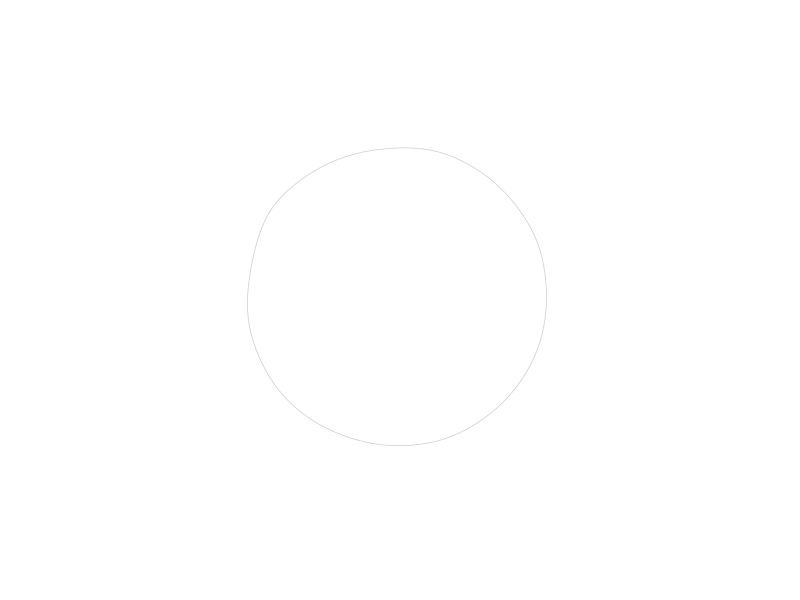
Frame 1 (no input)
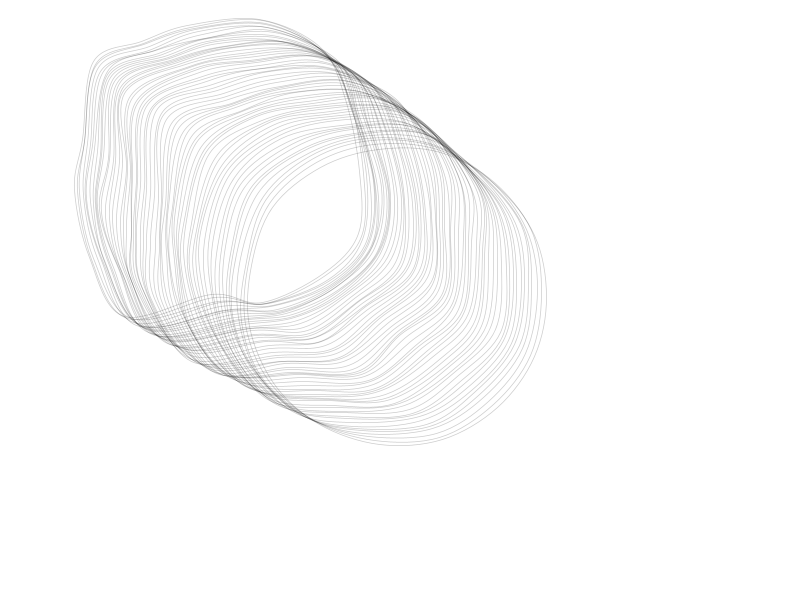
Frame 60 (the mouse pressed at the canvas centre just before this capture)
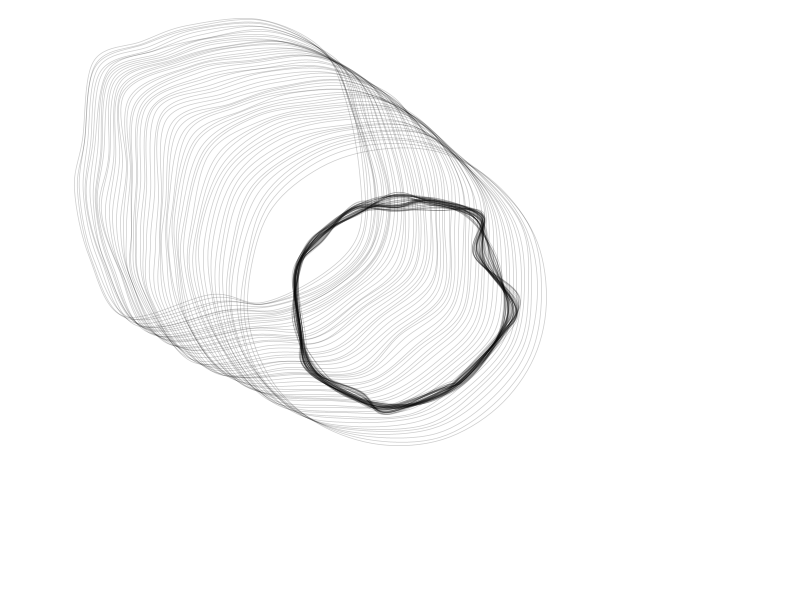
Frame 120 (the mouse held since frame 60 and released just before this capture)

The Processing sketch that drew these frames (run headless with seeded random() and noise(); from frame 60 on, the mouse is pressed at the canvas centre):

// Processing sketch: henze_ambushes_example
// ── henze_ambushes_example.pde
// Parts of this example has been adapted from P_2_2_3_02_TABLET
// from http://www.generative-gestaltung.de
//import generativedesign.*;

int circleResolution = 15;
float circleRadius = 150;
float displaceAmount = 2;
float circleX, circleY;
float[] x = new float[circleResolution];
float[] y = new float[circleResolution];

void setup(){
  
  size(800, 600);
  smooth();

  // init form
  circleX = width/2; 
  circleY = height/2;
  float angle = radians(360/float(circleResolution));
  for (int i=0; i<circleResolution; i++){
    x[i] = cos(angle*i) * circleRadius;
    y[i] = sin(angle*i) * circleRadius;  
  }

  stroke(0, 50);
  background(255);
}

void draw()
{
  // floating towards mouse position
  circleX += (mouseX-circleX) * 0.01;
  circleY += (mouseY-circleY) * 0.01;

  // calculate new points
  for (int i=0; i<circleResolution; i++){
    x[i] += random(-displaceAmount,displaceAmount);
    y[i] += random(-displaceAmount,displaceAmount);
  }

  strokeWeight(0.75);
  noFill();

  beginShape();
  
  // we need a start vertex point
  curveVertex(x[circleResolution-1]+circleX, y[circleResolution-1]+circleY);

  // then draw all the points
  for (int i=0; i<circleResolution; i++){
    curveVertex(x[i]+circleX, y[i]+circleY);
  }
  
  // and two end points (the last is the control point)
  curveVertex(x[0]+circleX, y[0]+circleY);
  curveVertex(x[1]+circleX, y[1]+circleY);
  
  endShape();
}


void mousePressed() 
{
  circleX = mouseX; 
  circleY = mouseY;

  float angle = radians(360/float(circleResolution));
  float radius = circleRadius * random(0.5,1.0);
  for (int i=0; i<circleResolution; i++){
    x[i] = cos(angle*i) * radius;
    y[i] = sin(angle*i) * radius;
  }
}
